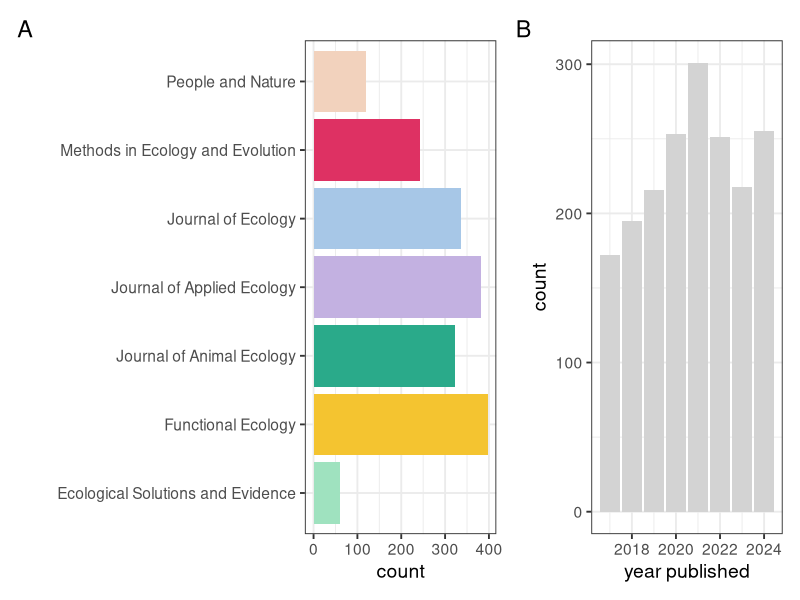
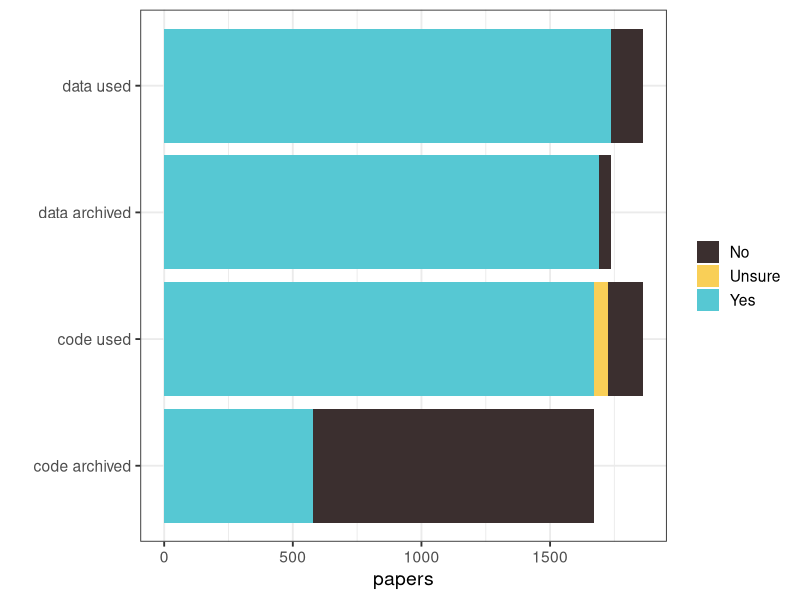
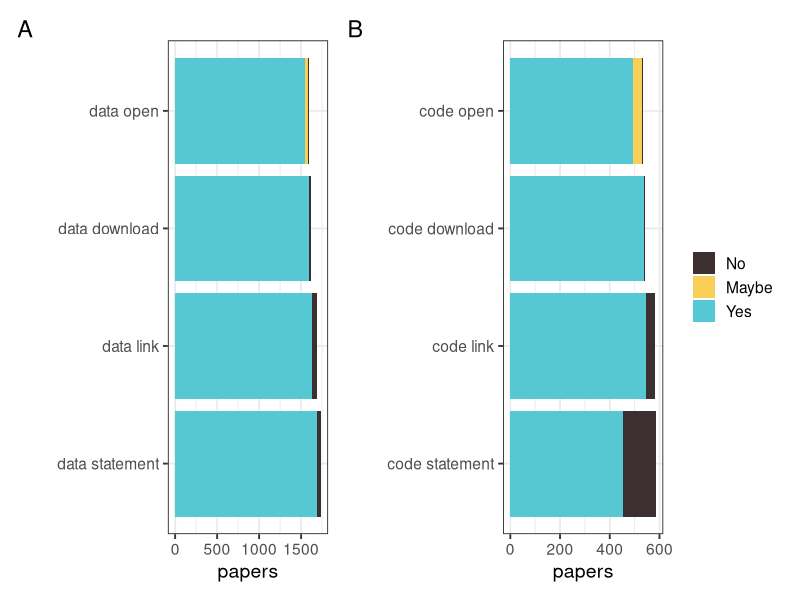
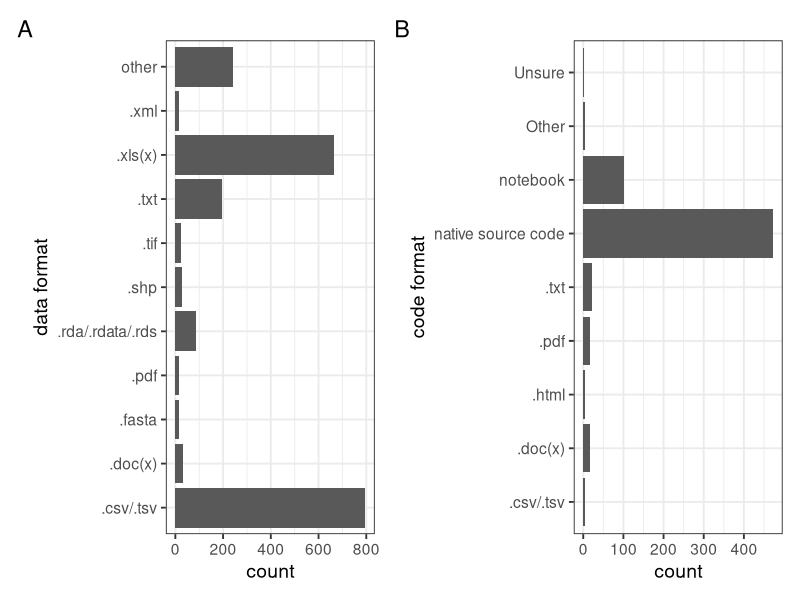
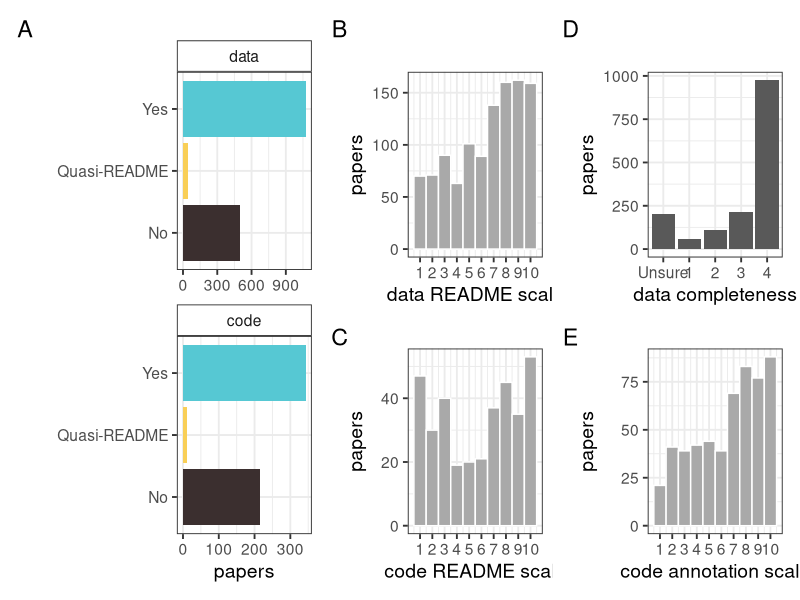
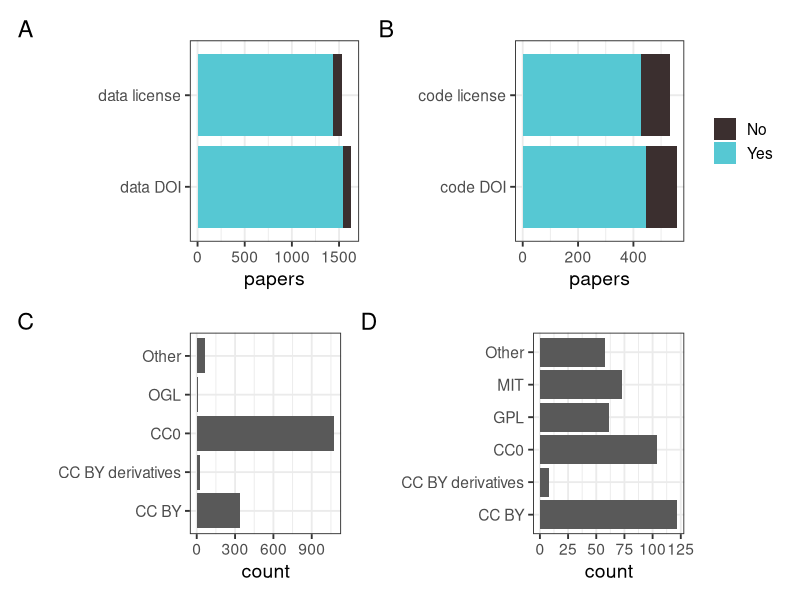
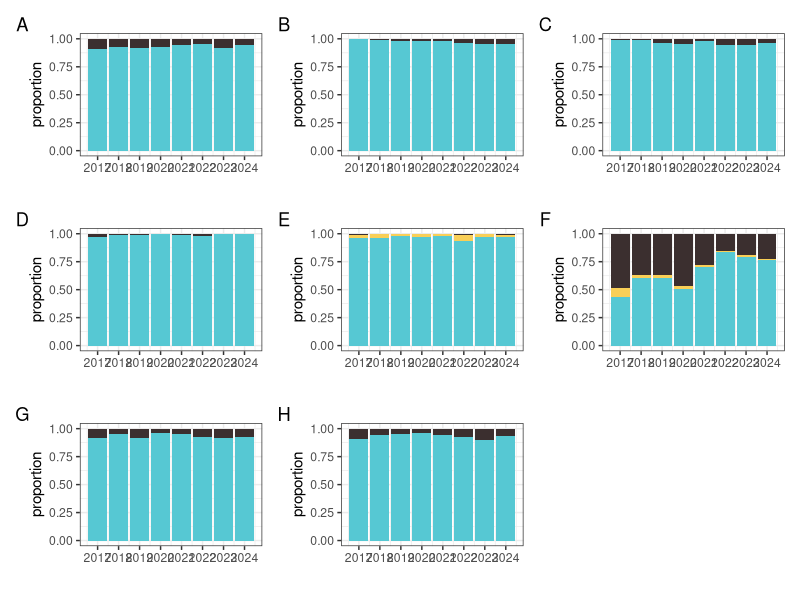
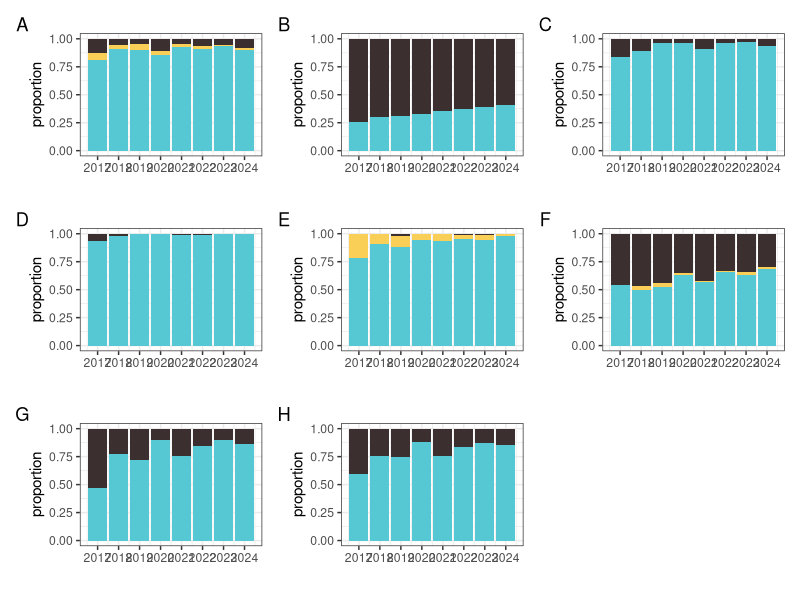

Write R code to recreate these figures, in order.
# Making figures for the paper
# Dec 2025

# Load libraries
library(tidyverse)
library(patchwork)

# Build colour scheme for the journals
journal_cols <- c("#9FE2BF", # ESE
                  "#F4C430", # Functional Ecology
                  "#2AAA8A", # J Applied Ecology
                  "#C3B1E1", # J Animal Ecology
                  "#A7C7E7", # J Ecology
                  "#DE3163", # MEE
                  "#F2D2BD") # People and Nature

# Read in the data
papers <- read_csv("data/BES-data-code-hackathon-cleaned_2025-12-01.csv")

#------------------------------------------------------------------------------
# Summary figures
#------------------------------------------------------------------------------
# How many paper from each journal?
journal_summary <-
  papers %>%
  group_by(journal) %>%
  summarise(count = n())

journals <-
  ggplot(journal_summary, aes(x = journal, y = count, fill = journal)) +
  geom_col() +
  theme_bw(base_size = 14) +
  scale_fill_manual(values = journal_cols) +
  coord_flip() +
  theme(legend.position = "none") +
  xlab("")

# How many papers per year?
year_summary <-
  papers %>%
  group_by(year_published) %>%
  summarise(count = n())

years <-
  ggplot(year_summary, aes(x = year_published, y = count)) +
  geom_col(fill = "lightgrey") +
  theme_bw(base_size = 14) +
  xlab("year published")

# combine the two figures
journals + years + plot_annotation(tag_levels = "A")
ggsave(file = "figures/summary-journal-year.jpg", width = 8)
#--------------------------------------------------------------------------------
# 1. Does the paper use code/data, and is it archived?
# Very small numbers for data not archived is data that is embargoed
# or available on request
#--------------------------------------------------------------------------------
# Make a dataframe for plotting
data_code_by_journal <- 
  papers %>% 
  # select just required variables
  select(journal, data_used, data_availability, code_used, code_archived) %>%
  # reshape the data so that we can plot all four variables together
  pivot_longer(data_used:code_archived, names_to = "var") %>%
  # reorder the factors so the order is correct in the plot
  mutate(var = factor(var, levels = c("data_used", "data_availability", "code_used", "code_archived"))) %>%
  # change the names so they look better on the plots
  mutate(var = case_when(var == "data_used" ~ "data used",
                         var == "data_availability" ~ "data archived",
                         var == "code_used" ~ "code used",
                         var == "code_archived" ~ "code archived")) %>%
  # Recode the available on request as No since there are so few of these
  mutate(value = case_when(value == "No, but they are available on request" ~ "No",
                           TRUE ~ as.character(value))) %>%
  # Get the totals for each variable to plot grouped by journal
  group_by(journal, var, value) %>%
  summarise(papers = n()) %>%
  # Exclude NAs
  na.omit() 

# Plot
ggplot(data_code_by_journal, aes(x = var, y = papers, fill = value)) + 
  geom_bar(position = "stack", stat = "identity") + 
  coord_flip() +
  scale_fill_manual(values = c("#3b2f2f", "#f9cf57", "#56c8d3")) +
  theme_bw(base_size = 14) +
  # Remove legend title
  theme(legend.title = element_blank()) +
  xlab("")

#--------------------------------------------------------------------------------
# 2. Are data/code findable and accessible?
# A. DATA
#--------------------------------------------------------------------------------
# Make a dataframe for plotting
data_FA <- 
  papers %>%
  select(journal, 
         data_availability, data_link, data_download, data_open) %>%
  # reshape the data so that we can plot all fur variables together
  pivot_longer(data_availability:data_open, names_to = "var") %>%
  # change the names
  mutate(var = case_when(var == "data_availability" ~ "data statement",
                         var == "data_link" ~ "data link",
                         var == "data_download" ~ "data download",
                         var == "data_open" ~ "data open")) %>%
  # reorder the factors so the order is correct in the plot
  mutate(var = factor(var, levels = c("data statement", "data link", 
                                      "data download", "data open"))) %>%
  # Recode the available on request and embargoed data as No since there are so few of these
  # And shorten the other options to Maybe
  mutate(value = case_when(value == "No, but they are available on request" ~ "No",
                           value == "No, because the data are embargoed" ~ "No",
                           value == "Needs specific software or too large" ~ "Maybe",
                           value == "Yes, but not all files" ~ "Yes",
                           value == "Yes, but not all data" ~ "Yes",
                           TRUE ~ as.character(value))) %>%
  mutate(value = factor(value, levels = c("No", "Maybe", "Yes"))) %>%
  # Get the totals for each variable to plot
  group_by(journal, var, value) %>%
  summarise(papers = n()) %>%
  # Exclude NAs
  na.omit() 

dataFAplot <-
  ggplot(data_FA, aes(x = var, y = papers, fill = value)) + 
  geom_bar(position = "stack", stat = "identity") +
  coord_flip() +
  scale_fill_manual(values = c("#3b2f2f", "#f9cf57", "#56c8d3")) +
  theme_bw(base_size = 14) +
  # Remove legend
  theme(legend.position = "none") +
  xlab("") 

#--------------------------------------------------------------------------------
# 2. Are data/code findable and accessible?
# B. CODE
#--------------------------------------------------------------------------------
code_FA <- 
  papers %>%
  select(journal, 
         code_archived, code_availability, code_link, code_download, code_open) %>%
  # reshape the data so that we can plot all fur variables together
  pivot_longer(code_availability:code_open, names_to = "var") %>%
  # change the names
  mutate(var = case_when(var == "code_availability" ~ "code statement",
                         var == "code_link" ~ "code link",
                         var == "code_download" ~ "code download",
                         var == "code_open" ~ "code open")) %>%
  # reorder the factors so the order is correct in the plot
  mutate(var = factor(var, levels = c("code statement", 
                                      "code link", "code download", "code open"))) %>%
  # Recode the available on request and embargoed data as No since there are so few of these
  # And shorten the other options to Maybe
  mutate(value = case_when(value == "No, but they are available on request" ~ "No",
                           value == "No, because the data are embargoed" ~ "No",
                           value == "Maybe if I had the right software" ~ "Maybe",
                           value == "Yes, but not all files" ~ "Yes",
                           TRUE ~ as.character(value))) %>%
  mutate(value = factor(value, levels = c("No", "Maybe", "Yes"))) %>%
  # Get the totals for each variable to plot
  group_by(journal, var, value) %>%
  summarise(papers = n()) %>%
  # Exclude NAs
  na.omit() 

# Plot
codeFAplot <-
  ggplot(code_FA, aes(x = var, y = papers, fill = value)) + 
  geom_bar(position = "stack", stat = "identity") +
  coord_flip() +
  scale_fill_manual(values = c("#3b2f2f", "#f9cf57", "#56c8d3")) +
  theme_bw(base_size = 14) +
  # Remove legend title
  theme(legend.title = element_blank()) +
  xlab("")

# Combine the two
dataFAplot + codeFAplot + plot_annotation(tag_levels = 'A')

#--------------------------------------------------------------------------------
# 3. Are data/code interoperable?
# A. What format are they saved in? 
#--------------------------------------------------------------------------------  
# Data format
# First work out how many entries are not in the top ten 
# these should be added to the plot as "other"
topten <-
  papers %>% 
  filter(data_used == "Yes") %>% 
  select(data_format) %>%
  separate_longer_delim(cols = data_format, delim = ";") %>%
  na.omit() %>%
  group_by(data_format) %>%
  summarise(count = n()) %>% 
  arrange(-count) %>% 
  slice(1:10) %>%
  summarise(sum(count))

total <-
  papers %>% 
  filter(data_used == "Yes") %>% 
  select(data_format) %>%
  separate_longer_delim(cols = data_format, delim = ";") %>%
  na.omit() %>%
  group_by(data_format) %>%
  summarise(count = n()) %>% 
  arrange(-count) %>% 
  summarise(sum(count))

# How many are "other"
other_count <- as.numeric(total-topten)

# Create summary dataset for data format
# Select just the top 10 or it gets very large
summary_data_format <- 
  papers %>% 
  filter(data_used == "Yes") %>% 
  select(data_format) %>%
  separate_longer_delim(cols = data_format, delim = ";") %>%
  na.omit() %>%
  # Combine RDS and Rdata
  mutate(data_format = case_when(data_format == ".RDS" | data_format == ".Rdata" 
                                 ~ ".rda/.rdata/.rds",
                                 TRUE ~ as.character(data_format))) %>%
  group_by(data_format) %>%
  summarise(count = n()) %>% 
  # arrange in reverse order
  arrange(-count) %>%
  # select just top ten
  slice(1:10) %>%
  # add "other" option
  rbind(data.frame(data_format = "other", count = other_count))

# Plot
data_format_plot <-
  ggplot(summary_data_format, aes(x = data_format, y = count)) + 
  geom_col() +
  theme_bw(base_size = 14) +
  coord_flip() +
  # Remove legend title
  theme(legend.title = element_blank()) +
  xlab("data format")
#--------------------------------------------------------------------------------
# Code format
# Create summary dataset for code format
summary_code_format <- 
  papers %>% 
  filter(code_used == "Yes") %>% 
  select(code_format) %>%
  separate_longer_delim(cols = code_format, delim = ";") %>%
  na.omit() %>%
  group_by(code_format) %>%
  summarise(count = n()) %>% 
  arrange(-count)

# Plot
code_format_plot <-
  ggplot(summary_code_format, aes(x = code_format, y = count)) + 
  geom_col() +
  theme_bw(base_size = 14) +
  coord_flip() +
  # Remove legend title
  theme(legend.title = element_blank()) +
  xlab("code format")

#---------------------------------------------
# Combine two plots for data and code into one
(data_format_plot + code_format_plot) + plot_annotation(tag_levels = "A")

#-------------------------------------------------------------------------------
# 3. Are data/code interoperable? 
# B. What programming language is code written in?
# Create summary dataset for code language
#-------------------------------------------------------------------------------
summary_code_language <- 
  papers %>% 
  filter(code_used == "Yes") %>% 
  select(code_language) %>%
  separate_longer_delim(cols = code_language, delim = ";") %>%
  na.omit() %>%
  group_by(code_language) %>%
  summarise(count = n()) %>% 
  arrange(-count)

# Plot
code_language_plot <-
  ggplot(summary_code_language, aes(x = code_language, y = count)) + 
  geom_col() +
  coord_flip() +
  theme_bw(base_size = 14) +
  # Remove legend title
  theme(legend.title = element_blank()) +
  xlab("code language")

#--------------------------------------------------------------------------------
# 4. Where are data/code archived?
#-------------------------------------------------------------------------------
# Create summary dataset for data archive
summary_data_archive <- 
  papers %>% 
  filter(data_used == "Yes") %>% 
  select(data_archive) %>%
  separate_longer_delim(cols = data_archive, delim = ";") %>%
  na.omit() %>%
  group_by(data_archive) %>%
  summarise(count = n()) %>% 
  arrange(-count) %>%
  # Add a column to id this as for data
  mutate(type = rep("data", n()))  %>%
  # rename column so the two datasets match
  rename(archive = data_archive)

# Create summary dataset for code archive
summary_code_archive <- 
  papers %>% 
  filter(code_used == "Yes") %>% 
  select(code_archive) %>%
  separate_longer_delim(cols = code_archive, delim = ";") %>%
  na.omit() %>%
  group_by(code_archive) %>%
  summarise(count = n()) %>% 
  arrange(-count) %>%
  # Add a column to id this as for code
  mutate(type = rep("code", n())) %>%
  # rename column so the two datasets match
  rename(archive = code_archive)

# Stick the two summary datasets together
summary_all_archive <-
  rbind(summary_data_archive, summary_code_archive) %>%
  # change levels so plot is in correct order (data first)
  mutate(type = factor(type, levels = c("data", "code")))

# Get totals
summary_all_archive %>% group_by(type) %>% summarise(sum(count))

# Plot
archive_plot <-
  ggplot(summary_all_archive, aes(x = archive, y = count)) + 
  geom_col() +
  coord_flip() +
  theme_bw(base_size = 14) +
  # Remove legend title
  theme(legend.title = element_blank()) +
  xlab("") +
  facet_wrap(~type, scales = "free_x") +
  theme(strip.background = element_rect(fill = "white"))

#--------------------------------------------------------------------------------
# 5. Are data/code reusable?
# README + completeness + annotation
#-------------------------------------------------------------------------------
# A. README
#-----------------
# Make a dataframes for plotting
# data
data_readme <- 
  papers %>%
  filter(data_used == "Yes") %>% 
  select(data_README) %>%
  filter(data_README != "Unsure") %>%
  group_by(data_README) %>%
  summarise(papers = n()) %>%
  # Exclude NAs
  na.omit() %>%
  # Add a column to id this as for data
  mutate(type = rep("data", n())) %>%
  # rename column so the two datasets match
  rename(README = data_README)

# code
code_readme <- 
  papers %>%
  filter(code_used == "Yes") %>% 
  select(code_README) %>%
  group_by(code_README) %>%
  summarise(papers = n()) %>%
  # Exclude NAs
  na.omit() %>%
  # Add a column to id this as for code
  mutate(type = rep("code", n())) %>%
  # rename column so the two datasets match
  rename(README = code_README)

# combine the two
all_readme <-
  rbind(code_readme, data_readme) %>%
  # change levels so plot is in correct order (data first)
  mutate(type = factor(type, levels = c("data", "code")))

# Get totals
all_readme %>% group_by(type) %>% summarise(sum(papers))

# Plot
readme_plot <-
  ggplot(all_readme, aes(x = README, y = papers, fill = README)) + 
  geom_col() +
  coord_flip() +
  theme_bw(base_size = 14) +
  # Remove legend title
  theme(legend.title = element_blank()) +
  xlab("") +
  facet_wrap(~type, scales = "free_x", ncol = 1) +
  theme(strip.background = element_rect(fill = "white")) +
  scale_fill_manual(values = c("#3b2f2f", "#f9cf57", "#56c8d3")) +
  # Remove legend
  theme(legend.position = "none")

#-----------------
# B. README scales
#-----------------
# data plot
scale_data_plot <- 
  ggplot(papers, aes(x = data_README_scale)) +
  geom_histogram(bins = 10, colour = "white", fill = "darkgrey") +
  theme_bw(base_size = 14) +
  xlab("data README scale") +
  scale_x_continuous(breaks = c(1:10)) +
  ylab("papers")

# code plot
scale_code_plot <- 
  ggplot(papers, aes(x = code_README_scale)) +
  geom_histogram(bins = 10, colour = "white", fill = "darkgrey") +
  theme_bw(base_size = 14) +
  xlab("code README scale") +
  scale_x_continuous(breaks = c(1:10)) +
  ylab("papers")

#---------------------
# C. Data completeness
#---------------------
# Make dataframe for plot
data_complete <- 
  papers %>%
  filter(data_availability == "Yes") %>% 
  select(data_completeness) %>%
  group_by(data_completeness) %>%
  summarise(papers = n()) %>%
  # Fix level of factor
  mutate(data_completeness = factor(data_completeness, 
                                    levels = c("Unsure", "Low", "Fair", "High", "Complete"))) %>%
  # Exclude NAs
  na.omit() %>%
  # fix levels
  mutate()

# Plot
complete_data_plot <- 
  ggplot(data_complete, aes(x = data_completeness, y = papers)) +
  geom_col() +
  theme_bw(base_size = 14) +
  xlab("data completeness") +
  scale_x_discrete(labels = c("Unsure" = "Unsure", "Low" = "1",
                              "Fair" = "2", "High" = "3",
                              "Complete" = "4"))
#-------------------
# D. Code annotation
#-------------------
# Plot
annotate_code_plot <- 
  ggplot(papers, aes(x = code_annotation_scale)) +
  geom_histogram(bins = 10, colour = "white", fill = "darkgrey") +
  theme_bw(base_size = 14) +
  xlab("code annotation scale") +
  scale_x_continuous(breaks = c(1:10)) +
  ylab("papers")

#-----------------
# Combine plots
readme_plot + scale_data_plot/scale_code_plot + complete_data_plot/annotate_code_plot + plot_annotation(tag_levels = "A")

#-----------------
# Get median scores
papers %>% summarise(median(data_README_scale, na.rm = TRUE))
papers %>% summarise(median(code_README_scale, na.rm = TRUE))
papers %>% summarise(median(code_annotation_scale, na.rm = TRUE))

#--------------------------------------------------------------------------------
# 6. Are data/code citable?
# DOI + license + license type
#-------------------------------------------------------------------------------
# A + B. DOI + license
#-----------------------
# Make a dataframes for plotting
# data
data_doi_license <- 
  papers %>%
  select(data_doi, data_license) %>%
  # reshape the data so that we can plot all variables together
  pivot_longer(data_doi:data_license, names_to = "var") %>%
  # change the names
  mutate(var = case_when(var == "data_doi" ~ "data DOI",
                         var == "data_license" ~ "data license")) %>%
  mutate(value = factor(value, levels = c("No", "Yes"))) %>%
  # Get the totals for each variable to plot
  group_by(var, value) %>%
  summarise(papers = n()) %>%
  # Exclude NAs
  na.omit() 

# Plot
data_doi_license_plot <-
  ggplot(data_doi_license, aes(x = var, y = papers, fill = value)) + 
  geom_bar(position = "stack", stat = "identity") +
  coord_flip() +
  scale_fill_manual(values = c("#3b2f2f", "#56c8d3")) +
  theme_bw(base_size = 14) +
  # Remove legend
  theme(legend.position = "none") +
  xlab("") 

#-----
# code
code_doi_license <- 
  papers %>%
  select(code_doi, code_license) %>%
  # reshape the data so that we can plot all variables together
  pivot_longer(code_doi:code_license, names_to = "var") %>%
  # change the names
  mutate(var = case_when(var == "code_doi" ~ "code DOI",
                         var == "code_license" ~ "code license")) %>%
  mutate(value = factor(value, levels = c("No", "Yes"))) %>%
  # Get the totals for each variable to plot
  group_by(var, value) %>%
  summarise(papers = n()) %>%
  # Exclude NAs
  na.omit() 

# Plot
code_doi_license_plot <-
  ggplot(code_doi_license, aes(x = var, y = papers, fill = value)) + 
  geom_bar(position = "stack", stat = "identity") +
  coord_flip() +
  scale_fill_manual(values = c("#3b2f2f", "#56c8d3")) +
  theme_bw(base_size = 14) +
  xlab("") +
  # Remove legend title
  theme(legend.title = element_blank())

#---------------------
# C. License type
# --------------------
# data
data_license_type <-
  papers %>% 
  filter(data_used == "Yes" & data_license_type != "No") %>% 
  select(data_license_type) %>%
  na.omit() %>%
  group_by(data_license_type)  %>%
  summarise(count  = n()) %>%
  # Exclude NAs
  na.omit() 

data_ltype_plot <-
  ggplot(data_license_type, aes(x = data_license_type, y = count)) + 
  geom_col() +
  coord_flip() +
  theme_bw(base_size = 14) +
  # Remove legend title
  theme(legend.title = element_blank()) +
  xlab("")

code_license_type <-
  papers %>% 
  filter(code_archived == "Yes" & code_license_type != "Unsure") %>% 
  select(code_license_type) %>%
  na.omit() %>%
  group_by(code_license_type)  %>%
  summarise(count = n()) %>%
  # Exclude NAs
  na.omit() 

code_ltype_plot <-
  ggplot(code_license_type, aes(x = code_license_type, y = count)) + 
  geom_col() +
  coord_flip() +
  theme_bw(base_size = 14) +
  # Remove legend title
  theme(legend.title = element_blank()) +
  xlab("")

#--------------
# Combine plots
(data_doi_license_plot + code_doi_license_plot) / (data_ltype_plot + code_ltype_plot) + plot_annotation(tag_levels = "A")

#--------------------------------------
# How have things changed through time?
#--------------------------------------
# DATA
#--------------------------------------
# used
data_used_year_plot <-
  ggplot(papers, aes(x = year_published, fill = data_used)) + 
  geom_bar(position = "fill") + 
  scale_fill_manual(values = c("#3b2f2f", "#56c8d3")) +
  theme_bw() +
  theme(legend.position = "none") +
  scale_x_continuous(breaks = c(2017:2024), labels = 2017:2024) +
  xlab("") +
  ylab("proportion")

# archived
papers_archived_year <-
  papers %>%
  select(year_published, data_availability) %>%
  na.omit() %>%
  mutate(data_availability = case_when(data_availability == "No, but they are available on request" ~ "No",
                                       TRUE ~ as.character(data_availability)))
data_archived_year_plot <-
  ggplot(papers_archived_year, aes(x = year_published, fill = data_availability)) + 
  geom_bar(position = "fill") + 
  scale_fill_manual(values = c("#3b2f2f", "#56c8d3")) +
  theme_bw() +
  theme(legend.position = "none") +
  scale_x_continuous(breaks = c(2017:2024), labels = 2017:2024) +
  xlab("") +
  ylab("proportion")

# link
papers_link_year <-
  papers %>%
  select(year_published, data_link) %>%
  na.omit() 

data_link_year_plot <-
  ggplot(papers_link_year, aes(x = year_published, fill = data_link)) + 
  geom_bar(position = "fill") + 
  scale_fill_manual(values = c("#3b2f2f", "#56c8d3")) +
  theme_bw() +
  theme(legend.position = "none") +
  scale_x_continuous(breaks = c(2017:2024), labels = 2017:2024) +
  xlab("") +
  ylab("proportion")

# download
papers_download_year <-
  papers %>%
  select(year_published, data_download) %>%
  na.omit() %>%
  mutate(data_download = case_when(data_download == "No, because the data are embargoed" ~ "No",
                                   data_download == "Yes, but not all data" ~ "Yes",
                                   TRUE ~ as.character(data_download)))

data_download_year_plot <-
  ggplot(papers_download_year, aes(x = year_published, fill = data_download)) + 
  geom_bar(position = "fill") + 
  scale_fill_manual(values = c("#3b2f2f", "#56c8d3")) +
  theme_bw() +
  theme(legend.position = "none") +
  scale_x_continuous(breaks = c(2017:2024), labels = 2017:2024) +
  xlab("") +
  ylab("proportion")

# open
papers_open_year <-
  papers %>%
  select(year_published, data_open) %>%
  na.omit() %>%
  mutate(data_open = case_when(data_open == "Needs specific software or too large" ~ "Maybe",
                               data_open == "Yes, but not all files" ~ "Yes",
                               TRUE ~ as.character(data_open))) %>%
  mutate(data_open = factor(data_open, levels = c("No", "Maybe", "Yes")))

data_open_year_plot <-
  ggplot(papers_open_year, aes(x = year_published, fill = data_open)) + 
  geom_bar(position = "fill") + 
  scale_fill_manual(values = c("#3b2f2f", "#f9cf57", "#56c8d3")) +
  theme_bw() +
  theme(legend.position = "none") +
  scale_x_continuous(breaks = c(2017:2024), labels = 2017:2024) +
  xlab("") +
  ylab("proportion")

# readme
papers_readme_year <-
  papers %>%
  select(year_published, data_README) %>%
  na.omit() %>%
  filter(data_README != "Unsure")

data_readme_year_plot <-
  ggplot(papers_readme_year, aes(x = year_published, fill = data_README)) + 
  geom_bar(position = "fill") + 
  scale_fill_manual(values = c("#3b2f2f", "#f9cf57", "#56c8d3")) +
  theme_bw() +
  theme(legend.position = "none") +
  scale_x_continuous(breaks = c(2017:2024), labels = 2017:2024) +
  xlab("") +
  ylab("proportion")

# DOI
papers_doi_year <-
  papers %>%
  select(year_published, data_doi) %>%
  na.omit() %>%
  filter(data_doi != "Unsure") %>%
  mutate(data_doi = case_when(data_doi == "Yes, but not for all data archived" ~ "Yes",
                              data_doi == "Yes, but DOI not found/incorrect" ~ "No",
                              TRUE ~ as.character(data_doi)))

data_doi_year_plot <-
  ggplot(papers_doi_year, aes(x = year_published, fill = data_doi)) + 
  geom_bar(position = "fill") + 
  scale_fill_manual(values = c("#3b2f2f", "#56c8d3")) +
  theme_bw() +
  theme(legend.position = "none") +
  scale_x_continuous(breaks = c(2017:2024), labels = 2017:2024) +
  xlab("") +
  ylab("proportion")

# license
papers_license_year <-
  papers %>%
  select(year_published, data_license) %>%
  na.omit() %>%
  filter(data_license != "Unsure") %>%
  mutate(data_license = case_when(data_license == "Yes, but not for all data archived" ~ "Yes",
                               TRUE ~ as.character(data_license)))
  
data_license_year_plot <-
  ggplot(papers_license_year, aes(x = year_published, fill = data_license)) + 
  geom_bar(position = "fill") + 
  scale_fill_manual(values = c("#3b2f2f", "#56c8d3")) +
  theme_bw() +
  theme(legend.position = "none") +
  scale_x_continuous(breaks = c(2017:2024), labels = 2017:2024) +
  xlab("") +
  ylab("proportion")

#------------------------------------
# Combine!
data_used_year_plot + data_archived_year_plot + data_link_year_plot + data_download_year_plot +
  data_open_year_plot + data_readme_year_plot + data_doi_year_plot + data_license_year_plot + plot_annotation(tag_levels = "A")

#--------------------------------------
# CODE
#--------------------------------------
# used
code_used_year_plot <-
  ggplot(papers, aes(x = year_published, fill = code_used)) + 
  geom_bar(position = "fill") + 
  scale_fill_manual(values = c("#3b2f2f", "#f9cf57","#56c8d3")) +
  theme_bw() +
  theme(legend.position = "none") +
  scale_x_continuous(breaks = c(2017:2024), labels = 2017:2024) +
  xlab("") +
  ylab("proportion")

# archived
papers_archived_year <-
  papers %>%
  select(year_published, code_archived) %>%
  na.omit() 

code_archived_year_plot <-
  ggplot(papers_archived_year, aes(x = year_published, fill = code_archived)) + 
  geom_bar(position = "fill") + 
  scale_fill_manual(values = c("#3b2f2f", "#56c8d3")) +
  theme_bw() +
  theme(legend.position = "none") +
  scale_x_continuous(breaks = c(2017:2024), labels = 2017:2024) +
  xlab("") +
  ylab("proportion")

# link
papers_link_year <-
  papers %>%
  select(year_published, code_link) %>%
  na.omit() 

code_link_year_plot <-
  ggplot(papers_link_year, aes(x = year_published, fill = code_link)) + 
  geom_bar(position = "fill") + 
  scale_fill_manual(values = c("#3b2f2f", "#56c8d3")) +
  theme_bw() +
  theme(legend.position = "none") +
  scale_x_continuous(breaks = c(2017:2024), labels = 2017:2024) +
  xlab("") +
  ylab("proportion")

# download
papers_download_year <-
  papers %>%
  select(year_published, code_download) %>%
  na.omit() 

code_download_year_plot <-
  ggplot(papers_download_year, aes(x = year_published, fill = code_download)) + 
  geom_bar(position = "fill") + 
  scale_fill_manual(values = c("#3b2f2f", "#56c8d3")) +
  theme_bw() +
  theme(legend.position = "none") +
  scale_x_continuous(breaks = c(2017:2024), labels = 2017:2024) +
  xlab("") +
  ylab("proportion")

# open
papers_open_year <-
  papers %>%
  select(year_published, code_open) %>%
  na.omit() %>%
  mutate(code_open = case_when(code_open == "Maybe if I had the right software" ~ "Maybe",
                               TRUE ~ as.character(code_open))) %>%
  mutate(code_open = factor(code_open, levels = c("No", "Maybe", "Yes")))

code_open_year_plot <-
  ggplot(papers_open_year, aes(x = year_published, fill = code_open)) + 
  geom_bar(position = "fill") + 
  scale_fill_manual(values = c("#3b2f2f", "#f9cf57", "#56c8d3")) +
  theme_bw() +
  theme(legend.position = "none") +
  scale_x_continuous(breaks = c(2017:2024), labels = 2017:2024) +
  xlab("") +
  ylab("proportion")

# readme
papers_readme_year <-
  papers %>%
  select(year_published, code_README) %>%
  na.omit() %>%
  filter(code_README != "Unsure")

code_readme_year_plot <-
  ggplot(papers_readme_year, aes(x = year_published, fill = code_README)) + 
  geom_bar(position = "fill") + 
  scale_fill_manual(values = c("#3b2f2f", "#f9cf57", "#56c8d3")) +
  theme_bw() +
  theme(legend.position = "none") +
  scale_x_continuous(breaks = c(2017:2024), labels = 2017:2024) +
  xlab("") +
  ylab("proportion")

# DOI
papers_doi_year <-
  papers %>%
  select(year_published, code_doi) %>%
  na.omit() %>%
  filter(code_doi != "Unsure") %>%
  mutate(code_doi = case_when(code_doi == "Yes, same as data" ~ "Yes",
                              TRUE ~ as.character(code_doi)))

code_doi_year_plot <-
  ggplot(papers_doi_year, aes(x = year_published, fill = code_doi)) + 
  geom_bar(position = "fill") + 
  scale_fill_manual(values = c("#3b2f2f", "#56c8d3")) +
  theme_bw() +
  theme(legend.position = "none") +
  scale_x_continuous(breaks = c(2017:2024), labels = 2017:2024) +
  xlab("") +
  ylab("proportion")

# license
papers_license_year <-
  papers %>%
  select(year_published, code_license) %>%
  na.omit() %>%
  filter(code_license != "Unsure")

code_license_year_plot <-
  ggplot(papers_license_year, aes(x = year_published, fill = code_license)) + 
  geom_bar(position = "fill") + 
  scale_fill_manual(values = c("#3b2f2f", "#56c8d3")) +
  theme_bw() +
  theme(legend.position = "none") +
  scale_x_continuous(breaks = c(2017:2024), labels = 2017:2024) +
  xlab("") +
  ylab("proportion")

#------------------------------------
# Combine!
code_used_year_plot + code_archived_year_plot + code_link_year_plot + code_download_year_plot +
  code_open_year_plot + code_readme_year_plot + code_doi_year_plot + code_license_year_plot + plot_annotation(tag_levels = "A")
